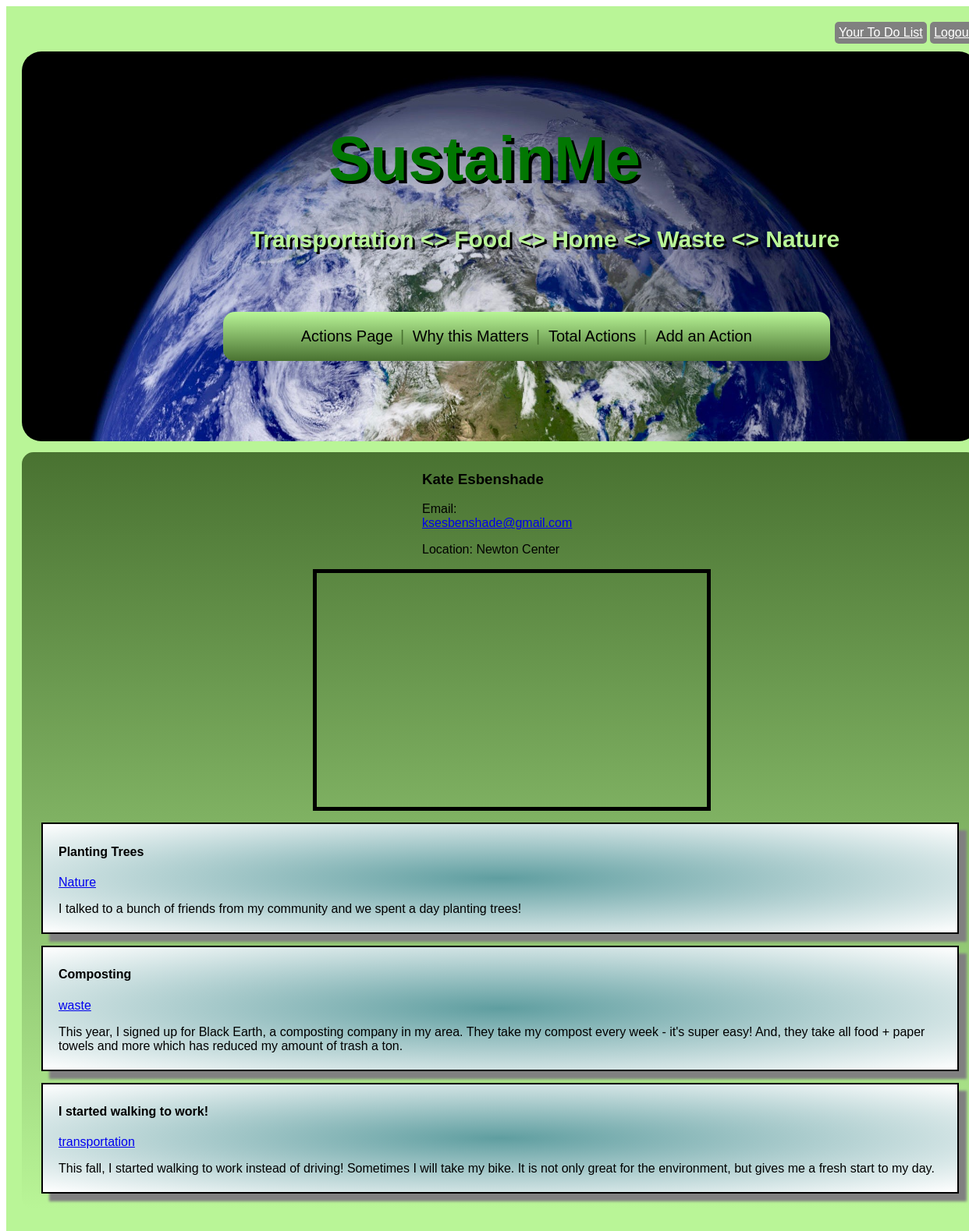
The page /profile/1 on the database as committed earlier.
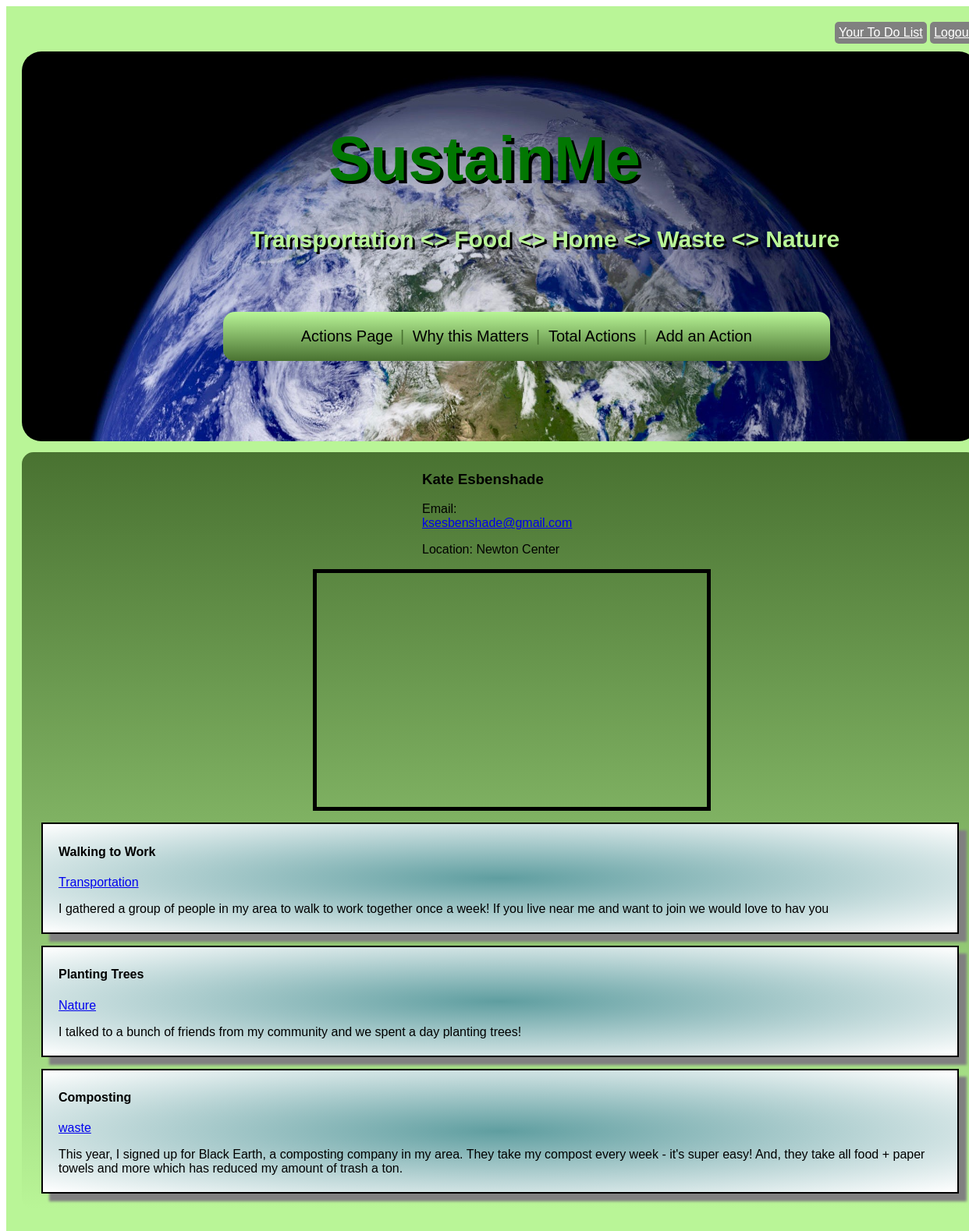
The same page on the database as committed later.
### webpage_sustain_me/models.py (models this page shows)
class Action(models.Model):
    title = models.TextField()
    topic = models.CharField(max_length=255)
    description = models.TextField()
    created_at = models.DateTimeField(auto_now_add=True)
    updated_at = models.DateTimeField(auto_now=True)
    creator = models.ForeignKey(User, related_name="actions", on_delete = models.CASCADE)
    favorited_by = models.ManyToManyField(User, related_name="actions_to_do")
    objects = ActionManager()

### webpage_sustain_me/views.py (the view)
# urls.py: path('profile/<int:id>', views.profile),
def profile(request, id):
    context = {
        'user' : User.objects.get(id=id)
    }
    return render(request, 'profile.html', context)

### webpage_sustain_me/templates/profile.html (shortened to what this page needs)
<!DOCTYPE html>
<html lang="en">
<head>
    {% load static %}
</head>
<body>
    <div id=container>
        <a id=to_do href="/to_do_list">Your To Do List</a>
        <a id=logout href="/logout">Logout</a>
        <div id=header>
            <img src={% static "/images/earth.jpeg" %} alt="Earth Image" >
            <h1 id=sustain_logo>SustainMe</h1>
            <p id=sustain_description>Transportation <> Food <> Home <> Waste <> Nature </p>
            <ul>
                <li><a href="/home">Actions Page</a></li>
                <li class = in_between> | </li>
                <li><a href="/why_this_matters">Why this Matters</a></li>
                <li class = in_between> | </li>
                <li><a href="/totals">Total Actions</a></li>
                <li class = in_between> | </li>
                <li><a href="/add">Add an Action</a></li>
            </ul>
        </div>
        <div id=content>
            <div id=info>
                <h3>{{user.first_name}} {{user.last_name}}</h3>
                Email: <a href="mailto:{{user.email}}">{{user.email}}</a>
                <p id="location">Location: {{user.location}}</p>
                <div id=map></div>
            </div>
            {% for action in user.actions.all reversed %}
                <div class=action>
                    <h4>{{action.title}}</h4>
                    <a href='/profile/{{action.topic}}'>{{action.topic}}</a>
                    <p>{{action.description}}</p>
                </div>
            {% endfor %}
        </div>
   </div>
</body>
</html>

Rows that differ between the two databases and show on the page:
removed Action: title "I started walking to work!", topic "transportation", description "This fall, I started walking to work instead of driving! Sometimes I will take my bike. It is not only great for the environment, but gives me a fresh start to my day."
added Action: title "Walking to Work", topic "Transportation", description "I gathered a group of people in my area to walk to work together once a week! If you live near me and want to join we would love to hav you"
